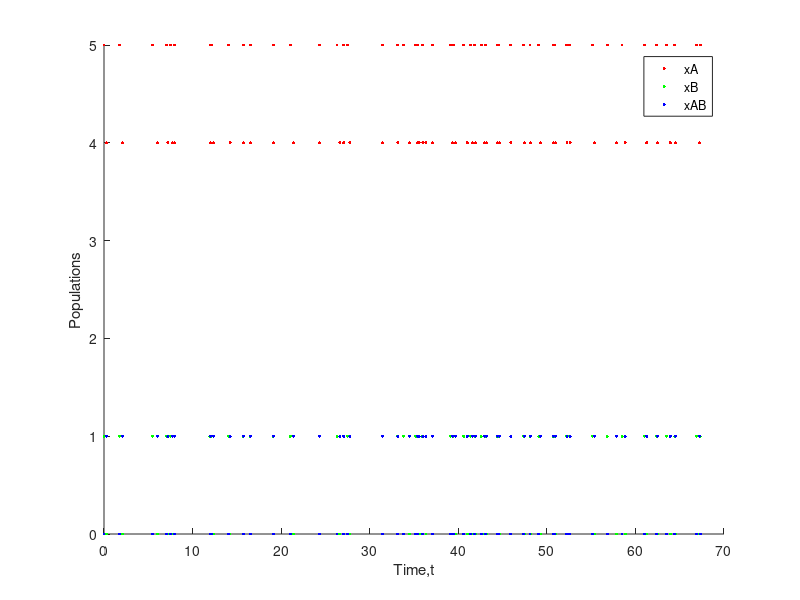

This figure's MATLAB source:
clear all;
close all;

% This code will model proteins binding to and unbinding from a DNA lattice
% with timings based on Gillespie algorithm. The proteins are
% non-interacting. For this simple model we will only be looking at a
% single location on the lattice which is large enough for the protein to
% bind to. In this code A represents a free protein, B represents a free
% location on the DNA lattice that is large enough to hold a protein, and
% AB represents a bound protein. It then plots the populations of species
% over time. Since there is only one location for binding/unbinding the
% reaction should simply alternate between a binding and unbinding event (j
% alternates between 1 and 2) and the populations should only vary by one.

N = 3;  %length of DNA lattice
n = 3;  %length of protein
k_on = 1;   %kinetic rate constant for binding
k_off = 1;  %kinetic rate constant for unbinding
omega = 1;  %volume of system
Iterations = 100;   %how many times the code runs

t(1) = 0;   %initializes time at 0
DNA = zeros(1,N);   %lattice to model DNA

xA(1) = 5;          %initial amounts of each species
xB(1) = N-(n-1);
xAB(1) = 0;

c_f = k_on/omega;   %constants needed for propensity functions
c_r = k_off;

BindCounter = 0;    %counters for binding and unbinding events
UnbindCounter = 0;

for a = 1:Iterations
    a_f(a) = c_f*xA(a)*xB(a);   %propensity functions for each reaction
    a_r(a) = c_r*xAB(a);
    a_0(a) = a_f(a)+a_r(a); %sum of propensity functions
    
    r_1(a) = rand;  %random numbers for Monte Carlo method
    r_2(a) = rand;
    
    tau(a) = (1/a_0(a))*log(1/r_1(a)); %random time step through Monte Carlo
    if a_f(a) > r_2(a)*a_0(a)   %which reaction will occur
        j(a) = 1;  %binding event
    else
        j(a) = 2;  %unbinding event
    end
    if j(a) == 1   %if a binding occurs
        DNA(1:n) = 1;   %binds protein
        BindCounter = BindCounter+1;    %increases counter
        xA(a+1) = xA(a)-1;  %updates populations
        xB(a+1) = xB(a)-1;
        xAB(a+1) = xAB(a)+1;
    elseif j(a) == 2   %if an unbinding occurs
        DNA(1:n) = 0;   %unbinds protein
        UnbindCounter = UnbindCounter+1;    %increases counter
        xA(a+1) = xA(a)+1;  %updates populations
        xB(a+1) = xB(a)+1;  
        xAB(a+1) = xAB(a)-1;
    end
    t(a+1) = t(a)+tau(a);   %advances time
end

figure();   %plots
scatter(t,xA,5,'r','filled');
hold on;
scatter(t,xB,5,'g','filled');
scatter(t,xAB,5,'b','filled');
xlabel('Time,t');
ylabel('Populations');
legend('xA','xB','xAB');